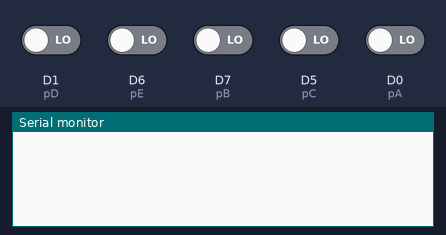
The sketch below on a simulated ESP8266 (NodeMCU). On the bench: the last lines printed to the serial monitor. The inputs (shaded band) are chosen by the test bench; at power-on: D0 (pA), D1 (pD), D5 (pC), D6 (pE), D7 (pB) LOW.

Above: at 1.3 s.
1.4 s: D1 (pD) driven HIGH
At 2.2 s:
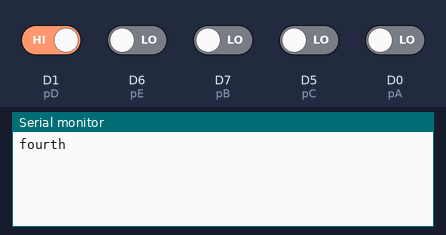
2.9 s: D6 (pE) driven HIGH
At 3.4 s:
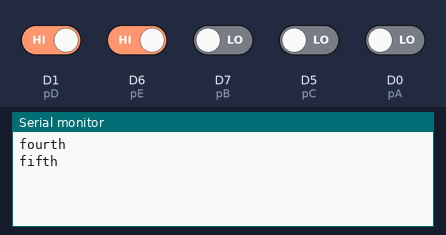
4.4 s: D7 (pB) driven HIGH
At 5.6 s:
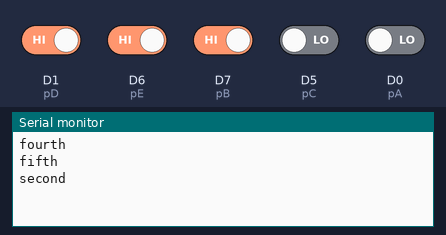
5.9 s: D5 (pC) driven HIGH
At 6.8 s:
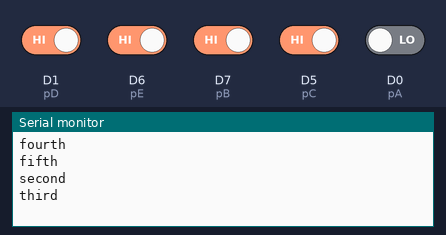
7.4 s: D0 (pA) driven HIGH
At 8.0 s:
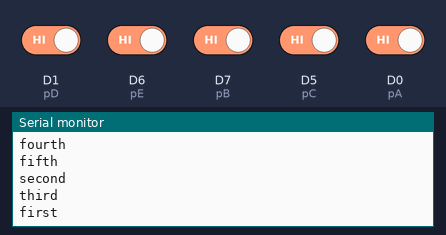

Measured:
- after the input at 1.4 s, the serial monitor: prints a new line at once (image 1)
- after the input at 2.9 s, the serial monitor: prints a new line at once (image 2)
- after the input at 4.4 s, the serial monitor: prints a new line at once (image 3)
- after the input at 5.9 s, the serial monitor: prints a new line at once (image 4)
- after the input at 7.4 s, the serial monitor: prints a new line at once (image 5)

The sketch:

WireConn.ino
```cpp
//SET-A


int pA = D0;
int pB = D7;
int pC = D5;
int pD = D1;
int pE = D6;
int OrdF[5];
int OrdT[5] = {'A', 'B', 'C', 'D', 'E'};
int k = 0;
int x= 1;
int y = 1;
int z = 1;
int p = 1;
int q = 1;


void setup() {
  Serial.begin(9600);
  pinMode(pA, INPUT);
  pinMode(pB, INPUT);
  pinMode(pC, INPUT);
  pinMode(pD, INPUT);
  pinMode(pE, INPUT);
  delay(100);

}

void loop() {

  int pAD = digitalRead(pA);
  int pBD = digitalRead(pB);
  int pCD = digitalRead(pC);
  int pDD = digitalRead(pD);
  int pED = digitalRead(pE);

  if(k < 5){
    if((pAD == HIGH) && (x == 1)){
      OrdF[k] = 'A';
      k++;
      x = 0;
      Serial.println("first");
    }
    if((pBD == HIGH) && (y == 1)){
      OrdF[k] = 'B';
      k++;
      y = 0;
      Serial.println("second");
    }
    if((pCD == HIGH) && (z == 1)){
      OrdF[k] = 'C';
      k++;
      z = 0;
      Serial.println("third");
    }
    if((pDD == HIGH) && (p == 1)){
      OrdF[k] = 'D';
      k++;
      p = 0;
      Serial.println("fourth");
    }
    if((pED == HIGH) && (q   == 1)){
      OrdF[k] = 'E';
      k++;
      q = 0;
      Serial.println("fifth");
    }
  }
  int count = 0;
  for(int i = 0; i<5; i++){
    if(OrdF[i] == OrdT[i]){
      count++;
    }

    if(count == 5){
      Serial.println("125462");
      delay(2000000);
    }
  }


}
```
